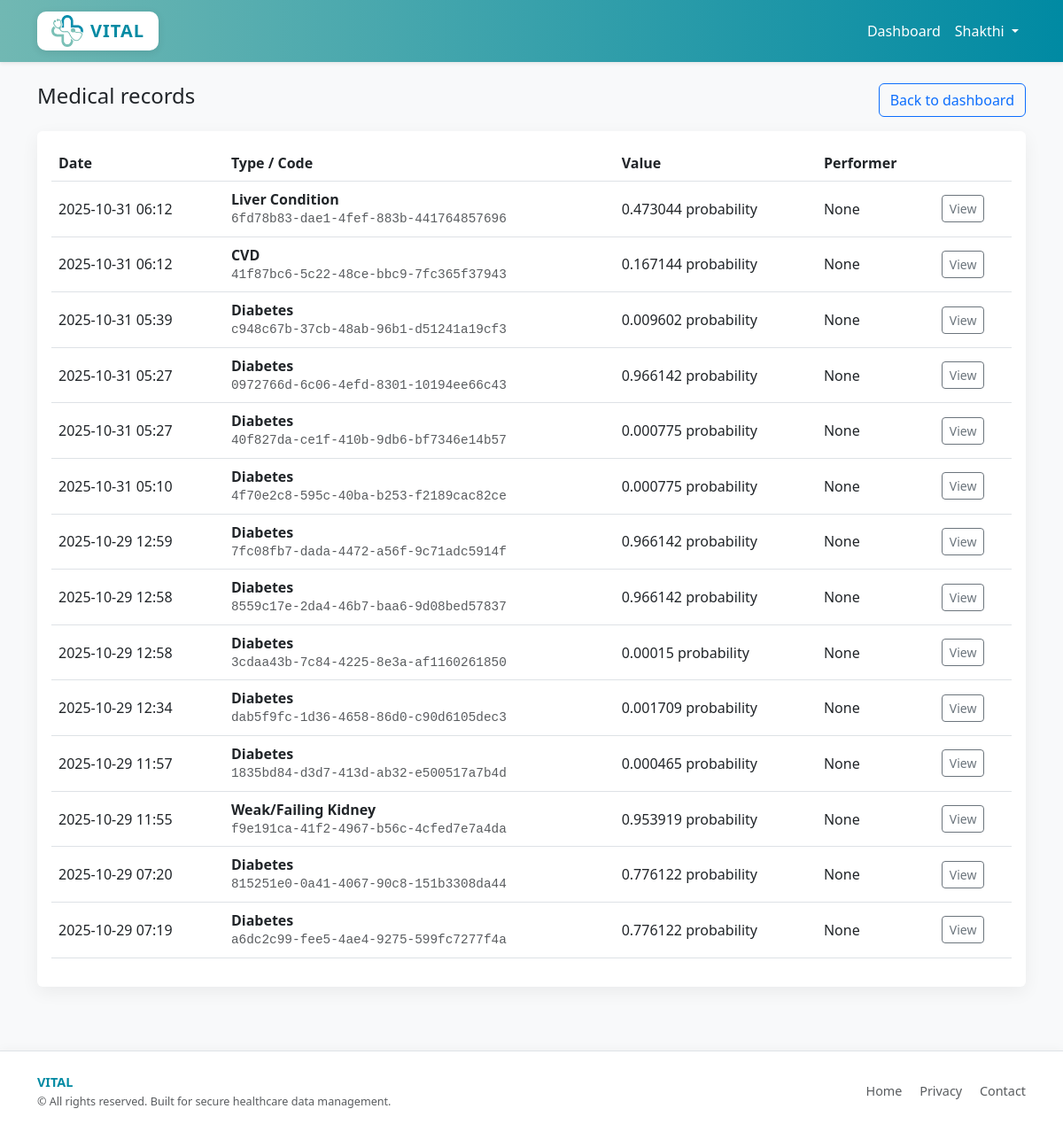
Page /patient/records/ (signed in) on the earlier database version.
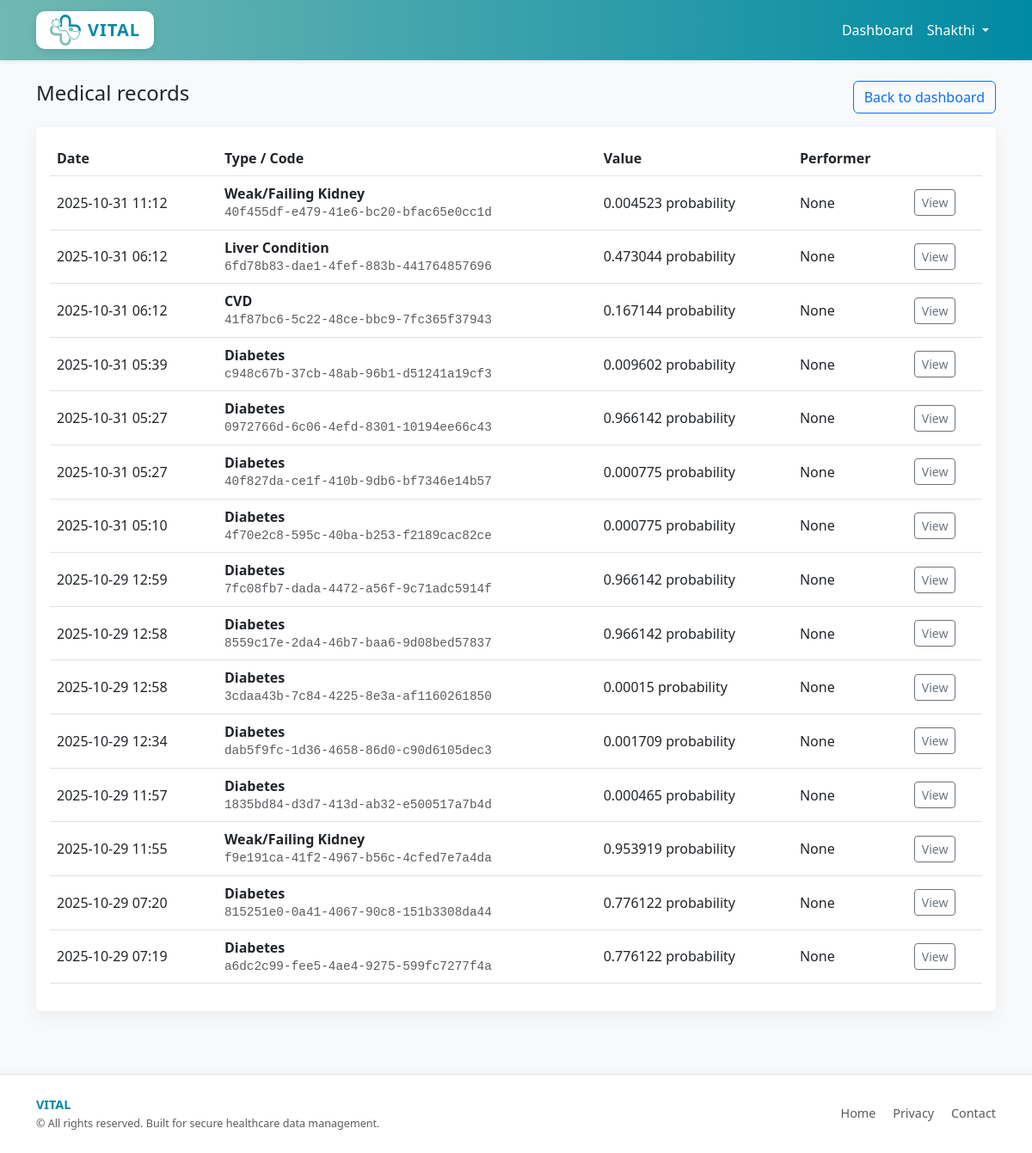
Same page on the later database version.
### ehr/models.py (models this page shows, shortened)
class Observation(models.Model):
    id = models.UUIDField(primary_key=True, default=uuid.uuid4, editable=False)
    patient = models.ForeignKey(Patient, related_name="observations", on_delete=models.CASCADE, null=True, blank=True)
    deidentified_patient_hash = models.CharField(max_length=128, null=True, blank=True)
    code = models.CharField(max_length=200)
    value = models.CharField(max_length=200)
    unit = models.CharField(max_length=50, null=True, blank=True)
    effective_date = models.DateTimeField()
    performer = models.ForeignKey(Practitioner, null=True, blank=True, on_delete=models.SET_NULL)
    remarks = models.TextField(null=True, blank=True, help_text="Doctor's free-text remarks / clinical notes")
    disease_key = models.CharField(max_length=128, null=True, blank=True)
    risk_score = models.FloatField(null=True, blank=True)
    features = models.JSONField(null=True, blank=True)  # stores the submitted features
    deidentified_patient_hash = models.CharField(max_length=128, null=True, blank=True)
    alert = models.BooleanField(default=False)
    class Meta:
        ordering = ["-effective_date"]

### ehr/views.py (the view)
# urls.py: path("patient/records/", views.RecordListView.as_view(), name="records"),
@method_decorator(login_required, name="dispatch")
class RecordListView(View):
    def get(self, request):
        patient = request.user.patient
        records = Observation.objects.filter(patient=patient).order_by("-effective_date")
        return render(request, "patient/records_list.html", {"patient": patient, "records": records})

### ehr/context_processors.py (called while the page is built)
def role_flags(request):
    is_practitioner = False
    if request.user.is_authenticated:
        try:
            from .models import Practitioner
            is_practitioner = Practitioner.objects.filter(user=request.user).exists()
        except Exception:
            is_practitioner = False
    return {
        "is_practitioner": is_practitioner
    }

### templates/patient/records_list.html (shortened to what this page needs)
{% extends "base.html" %}
{% block content %}
<div class="d-flex justify-content-between mb-3">
  <h4>Medical records</h4>
  <a class="btn btn-outline-primary" href="{% url 'patient:dashboard' %}">Back to dashboard</a>
</div>
<div class="card card-ghost p-3">
  {% if records %}
    <table class="table table-hover align-middle">
      <thead>
        <tr>
          <th>Date</th>
          <th>Type / Code</th>
          <th>Value</th>
          <th>Performer</th>
          <th></th>
        </tr>
      </thead>
      <tbody>
        {% for r in records %}
        <tr>
          <td>{{ r.effective_date|date:"Y-m-d H:i" }}</td>
          <td><div class="fw-bold">{{ r.code }}</div><div class="small text-muted record-code">{{ r.id }}</div></td>
          <td>{{ r.value }} {% if r.unit %}{{ r.unit }}{% endif %}</td>
          <td>{{ r.performer }}</td>
          <td><a class="btn btn-sm btn-outline-secondary" href="{% url 'patient:record_detail' r.id %}">View</a></td>
        </tr>
        {% endfor %}
      </tbody>
    </table>
  {% else %}
    <div class="text-muted">No medical records found.</div>
  {% endif %}
</div>
{% endblock %}

Differences in the rows shown:
added Observation: effective_date "2025-10-31 11:12", code "Weak/Failing Kidney", id "40f455df-e479-41e6-bc20-bfac65e0cc1d", value "0.004523", unit "probability", performer "None"
